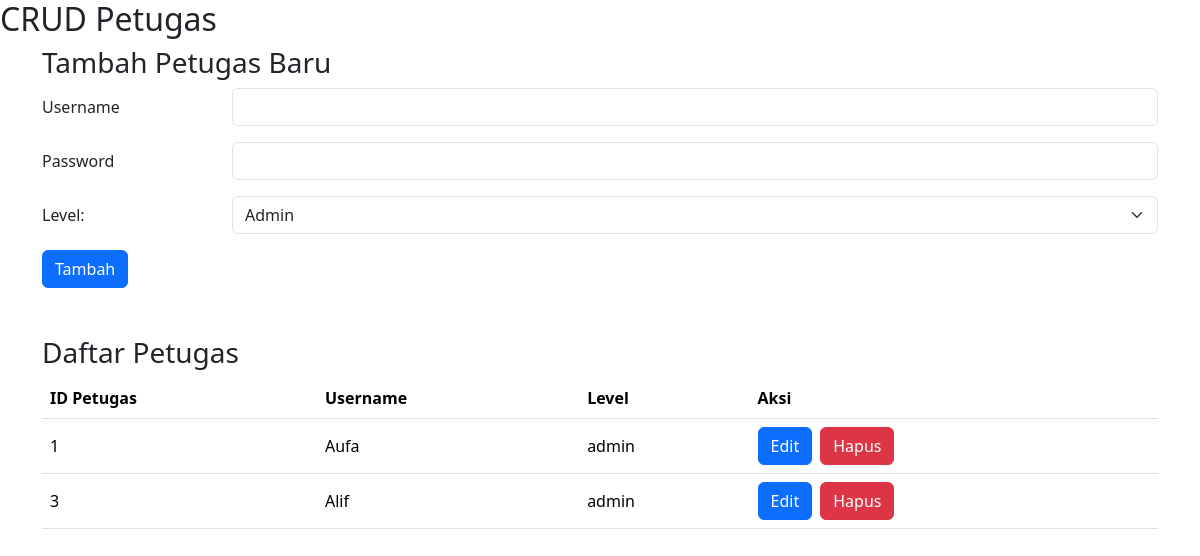
/crud_petugas.php (signed in), run on the app's committed database.
### tables this page shows
CREATE TABLE `petugas` (
  `id_petugas` int(11) NOT NULL,
  `username` varchar(25) DEFAULT NULL,
  `password` varchar(32) DEFAULT NULL,
  `level` enum('admin','petugas') DEFAULT NULL
);

### crud_petugas.php (the view, shortened to what this page needs)
<?php
require_once "mysql.php";
$sql = "SELECT * FROM petugas";
$result = mysqli_query($conn, $sql);
if ($result && mysqli_num_rows($result) > 0) {
    ?>
    <!DOCTYPE html>
    <html lang="en">
    <head>
        <link href="https://cdn.jsdelivr.net/npm/bootstrap@5.3.2/dist/css/bootstrap.min.css" rel="stylesheet">
        <link href="https://cdn.jsdelivr.net/npm/remixicon@4.1.0/fonts/remixicon.css" rel="stylesheet"/>
    </head>
    <body>
        <h2>CRUD Petugas</h2>
        <div class="container">
            <h3>Tambah Petugas Baru</h3>
            <form action="" method="POST">
                <div class="mb-3 row">
                    <label for="username" class="col-sm-2 col-form-label">Username</label>
                    <div class="col-sm-10">
                        <input class="form-control" type="text" id="username" name="username" required>
                    </div>
                </div>
                <div class="mb-3 row">
                    <label class="col-sm-2 col-form-label" for="password">Password</label>
                    <div class="col-sm-10">
                        <input class="form-control" type="password" id="password" name="password" required>
                    </div>
                </div>
                <div class="mb-3 row">
                    <label class="col-sm-2 col-form-label" for="level">Level:</label>
                    <div class="col-sm-10">
                        <select class="form-select" name="level" id="level" required>
                            <option value="admin">Admin</option>
                        </select>
                    </div>
                </div>
                <button class="btn btn-primary" type="submit" name="submit">Tambah</button>
            </form>
            <div class="mt-5">
                <h3>Daftar Petugas</h3>
                <table class="table align-middle table-hover">
                    <tr>
                        <th>ID Petugas</th>
                        <th>Username</th>
                        <th>Level</th>
                        <th>Aksi</th>
                    </tr>
                    <?php
                    while ($row = mysqli_fetch_assoc($result)) {
                        ?>
                        <tr>
                            <td><?php echo $row['id_petugas']; ?></td>
                            <td><?php echo $row['username']; ?></td>
                            <td><?php echo $row['level']; ?></td>
                            <td class="d-flex gap-2">
                                <a class="btn btn-primary" href="edit_petugas.php?id=<?php echo $row['id_petugas']; ?>">Edit</a>
                                <form action="" method="POST">
                                    <button type="submit" name="delete" class="btn btn-danger">Hapus</button>
                                </form>
                            </td>
                        </tr>
                        <?php
                    }
                    ?>
                </table>
            </div>
        </div>
    </body>
    </html>
    <?php
} else {
    echo "Tidak ada data petugas yang tersedia.";
}
?>

### data on the page
petugas: id_petugas "1", username "Aufa", level "admin"
petugas: id_petugas "3", username "Alif", level "admin"
